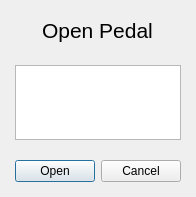
<?xml version="1.0" encoding="UTF-8"?>
<ui version="4.0">
 <class>OpenPedalDialog</class>
 <widget class="QDialog" name="OpenPedalDialog">
  <property name="geometry">
   <rect>
    <x>0</x>
    <y>0</y>
    <width>186</width>
    <height>197</height>
   </rect>
  </property>
  <property name="windowTitle">
   <string>Open Pedal</string>
  </property>
  <layout class="QVBoxLayout" name="verticalLayout">
   <property name="spacing">
    <number>20</number>
   </property>
   <property name="leftMargin">
    <number>15</number>
   </property>
   <property name="topMargin">
    <number>15</number>
   </property>
   <property name="rightMargin">
    <number>15</number>
   </property>
   <property name="bottomMargin">
    <number>15</number>
   </property>
   <item alignment="Qt::AlignHCenter">
    <widget class="QLabel" name="open_pedal_label">
     <property name="sizePolicy">
      <sizepolicy hsizetype="Preferred" vsizetype="Fixed">
       <horstretch>0</horstretch>
       <verstretch>0</verstretch>
      </sizepolicy>
     </property>
     <property name="minimumSize">
      <size>
       <width>0</width>
       <height>30</height>
      </size>
     </property>
     <property name="maximumSize">
      <size>
       <width>16777215</width>
       <height>50</height>
      </size>
     </property>
     <property name="font">
      <font>
       <pointsize>16</pointsize>
      </font>
     </property>
     <property name="text">
      <string>Open Pedal</string>
     </property>
    </widget>
   </item>
   <item alignment="Qt::AlignHCenter">
    <widget class="QListWidget" name="pedal_list"/>
   </item>
   <item alignment="Qt::AlignHCenter">
    <widget class="QDialogButtonBox" name="button_box">
     <property name="orientation">
      <enum>Qt::Horizontal</enum>
     </property>
     <property name="standardButtons">
      <set>QDialogButtonBox::Cancel|QDialogButtonBox::Open</set>
     </property>
    </widget>
   </item>
  </layout>
 </widget>
 <resources/>
 <connections>
  <connection>
   <sender>button_box</sender>
   <signal>accepted()</signal>
   <receiver>OpenPedalDialog</receiver>
   <slot>accept()</slot>
   <hints>
    <hint type="sourcelabel">
     <x>248</x>
     <y>254</y>
    </hint>
    <hint type="destinationlabel">
     <x>157</x>
     <y>274</y>
    </hint>
   </hints>
  </connection>
  <connection>
   <sender>button_box</sender>
   <signal>rejected()</signal>
   <receiver>OpenPedalDialog</receiver>
   <slot>reject()</slot>
   <hints>
    <hint type="sourcelabel">
     <x>316</x>
     <y>260</y>
    </hint>
    <hint type="destinationlabel">
     <x>286</x>
     <y>274</y>
    </hint>
   </hints>
  </connection>
 </connections>
</ui>
